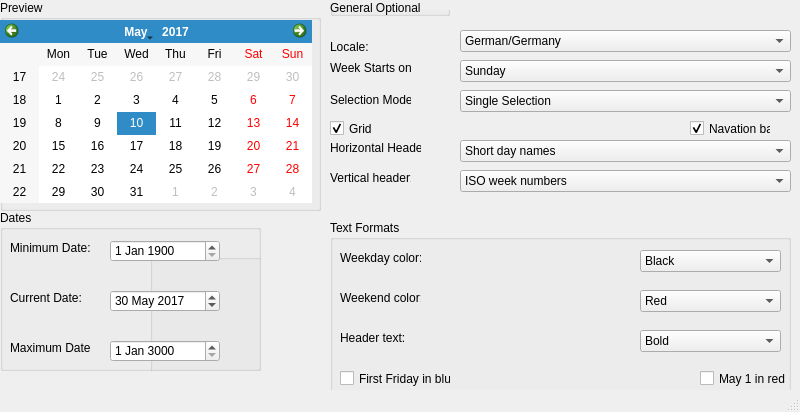
<?xml version="1.0" encoding="UTF-8"?>
<ui version="4.0">
 <class>MainWindow</class>
 <widget class="QMainWindow" name="MainWindow">
  <property name="geometry">
   <rect>
    <x>0</x>
    <y>0</y>
    <width>800</width>
    <height>412</height>
   </rect>
  </property>
  <property name="windowTitle">
   <string>MainWindow</string>
  </property>
  <widget class="QWidget" name="centralwidget">
   <widget class="QGroupBox" name="groupBox">
    <property name="geometry">
     <rect>
      <x>0</x>
      <y>0</y>
      <width>321</width>
      <height>211</height>
     </rect>
    </property>
    <property name="title">
     <string>Preview</string>
    </property>
   </widget>
   <widget class="QCalendarWidget" name="calendarWidget">
    <property name="geometry">
     <rect>
      <x>0</x>
      <y>20</y>
      <width>312</width>
      <height>183</height>
     </rect>
    </property>
    <property name="selectedDate">
     <date>
      <year>2017</year>
      <month>5</month>
      <day>10</day>
     </date>
    </property>
   </widget>
   <widget class="QGroupBox" name="groupBox_2">
    <property name="geometry">
     <rect>
      <x>330</x>
      <y>0</y>
      <width>120</width>
      <height>16</height>
     </rect>
    </property>
    <property name="title">
     <string>General Optional</string>
    </property>
   </widget>
   <widget class="QLabel" name="label">
    <property name="geometry">
     <rect>
      <x>330</x>
      <y>40</y>
      <width>47</width>
      <height>13</height>
     </rect>
    </property>
    <property name="text">
     <string>Locale:</string>
    </property>
   </widget>
   <widget class="QLabel" name="label_2">
    <property name="geometry">
     <rect>
      <x>330</x>
      <y>60</y>
      <width>81</width>
      <height>16</height>
     </rect>
    </property>
    <property name="text">
     <string>Week Starts on:</string>
    </property>
   </widget>
   <widget class="QLabel" name="label_3">
    <property name="geometry">
     <rect>
      <x>330</x>
      <y>90</y>
      <width>81</width>
      <height>20</height>
     </rect>
    </property>
    <property name="text">
     <string>Selection Mode:</string>
    </property>
   </widget>
   <widget class="QLabel" name="label_4">
    <property name="geometry">
     <rect>
      <x>330</x>
      <y>140</y>
      <width>91</width>
      <height>16</height>
     </rect>
    </property>
    <property name="text">
     <string>Horizontal Header:</string>
    </property>
   </widget>
   <widget class="QLabel" name="label_5">
    <property name="geometry">
     <rect>
      <x>330</x>
      <y>170</y>
      <width>81</width>
      <height>16</height>
     </rect>
    </property>
    <property name="text">
     <string>Vertical header:</string>
    </property>
   </widget>
   <widget class="QCheckBox" name="checkBox">
    <property name="geometry">
     <rect>
      <x>330</x>
      <y>120</y>
      <width>70</width>
      <height>17</height>
     </rect>
    </property>
    <property name="text">
     <string>Grid</string>
    </property>
    <property name="checkable">
     <bool>true</bool>
    </property>
    <property name="checked">
     <bool>true</bool>
    </property>
   </widget>
   <widget class="QCheckBox" name="checkBox_2">
    <property name="geometry">
     <rect>
      <x>690</x>
      <y>120</y>
      <width>81</width>
      <height>17</height>
     </rect>
    </property>
    <property name="text">
     <string>Navation bar</string>
    </property>
    <property name="checked">
     <bool>true</bool>
    </property>
   </widget>
   <widget class="QComboBox" name="comboBox">
    <property name="geometry">
     <rect>
      <x>460</x>
      <y>30</y>
      <width>331</width>
      <height>22</height>
     </rect>
    </property>
    <item>
     <property name="text">
      <string>German/Germany</string>
     </property>
    </item>
   </widget>
   <widget class="QComboBox" name="comboBox_2">
    <property name="geometry">
     <rect>
      <x>460</x>
      <y>60</y>
      <width>331</width>
      <height>22</height>
     </rect>
    </property>
    <item>
     <property name="text">
      <string>Sunday</string>
     </property>
    </item>
   </widget>
   <widget class="QComboBox" name="comboBox_3">
    <property name="geometry">
     <rect>
      <x>460</x>
      <y>90</y>
      <width>331</width>
      <height>22</height>
     </rect>
    </property>
    <item>
     <property name="text">
      <string>Single Selection</string>
     </property>
    </item>
   </widget>
   <widget class="QComboBox" name="comboBox_4">
    <property name="geometry">
     <rect>
      <x>460</x>
      <y>140</y>
      <width>331</width>
      <height>22</height>
     </rect>
    </property>
    <item>
     <property name="text">
      <string>Short day names</string>
     </property>
    </item>
   </widget>
   <widget class="QComboBox" name="comboBox_5">
    <property name="geometry">
     <rect>
      <x>460</x>
      <y>170</y>
      <width>331</width>
      <height>22</height>
     </rect>
    </property>
    <item>
     <property name="text">
      <string>ISO week numbers</string>
     </property>
    </item>
   </widget>
   <widget class="QGroupBox" name="groupBox_3">
    <property name="geometry">
     <rect>
      <x>0</x>
      <y>210</y>
      <width>261</width>
      <height>161</height>
     </rect>
    </property>
    <property name="title">
     <string>Dates</string>
    </property>
    <widget class="QGroupBox" name="groupBox_4">
     <property name="geometry">
      <rect>
       <x>150</x>
       <y>30</y>
       <width>261</width>
       <height>161</height>
      </rect>
     </property>
     <property name="title">
      <string>Dates</string>
     </property>
    </widget>
   </widget>
   <widget class="QLabel" name="label_6">
    <property name="geometry">
     <rect>
      <x>10</x>
      <y>240</y>
      <width>81</width>
      <height>16</height>
     </rect>
    </property>
    <property name="text">
     <string>Minimum Date:</string>
    </property>
   </widget>
   <widget class="QLabel" name="label_7">
    <property name="geometry">
     <rect>
      <x>10</x>
      <y>290</y>
      <width>81</width>
      <height>16</height>
     </rect>
    </property>
    <property name="text">
     <string>Current Date:</string>
    </property>
   </widget>
   <widget class="QLabel" name="label_8">
    <property name="geometry">
     <rect>
      <x>10</x>
      <y>340</y>
      <width>81</width>
      <height>16</height>
     </rect>
    </property>
    <property name="text">
     <string>Maximum Date:</string>
    </property>
   </widget>
   <widget class="QDateEdit" name="dateEdit">
    <property name="geometry">
     <rect>
      <x>110</x>
      <y>240</y>
      <width>110</width>
      <height>22</height>
     </rect>
    </property>
    <property name="date">
     <date>
      <year>1900</year>
      <month>1</month>
      <day>1</day>
     </date>
    </property>
   </widget>
   <widget class="QDateEdit" name="dateEdit_2">
    <property name="geometry">
     <rect>
      <x>110</x>
      <y>290</y>
      <width>110</width>
      <height>22</height>
     </rect>
    </property>
    <property name="date">
     <date>
      <year>2017</year>
      <month>5</month>
      <day>30</day>
     </date>
    </property>
   </widget>
   <widget class="QDateEdit" name="dateEdit_3">
    <property name="geometry">
     <rect>
      <x>110</x>
      <y>340</y>
      <width>110</width>
      <height>22</height>
     </rect>
    </property>
    <property name="date">
     <date>
      <year>3000</year>
      <month>1</month>
      <day>1</day>
     </date>
    </property>
   </widget>
   <widget class="QGroupBox" name="groupBox_5">
    <property name="geometry">
     <rect>
      <x>330</x>
      <y>220</y>
      <width>461</width>
      <height>221</height>
     </rect>
    </property>
    <property name="title">
     <string>Text Formats</string>
    </property>
    <widget class="QLabel" name="label_9">
     <property name="geometry">
      <rect>
       <x>10</x>
       <y>30</y>
       <width>81</width>
       <height>16</height>
      </rect>
     </property>
     <property name="text">
      <string>Weekday color:</string>
     </property>
    </widget>
    <widget class="QLabel" name="label_10">
     <property name="geometry">
      <rect>
       <x>10</x>
       <y>70</y>
       <width>81</width>
       <height>16</height>
      </rect>
     </property>
     <property name="text">
      <string>Weekend color:</string>
     </property>
    </widget>
    <widget class="QLabel" name="label_11">
     <property name="geometry">
      <rect>
       <x>10</x>
       <y>110</y>
       <width>81</width>
       <height>16</height>
      </rect>
     </property>
     <property name="text">
      <string>Header text:</string>
     </property>
    </widget>
    <widget class="QComboBox" name="comboBox_6">
     <property name="geometry">
      <rect>
       <x>310</x>
       <y>30</y>
       <width>141</width>
       <height>22</height>
      </rect>
     </property>
     <item>
      <property name="text">
       <string>Black</string>
      </property>
     </item>
    </widget>
    <widget class="QComboBox" name="comboBox_7">
     <property name="geometry">
      <rect>
       <x>310</x>
       <y>70</y>
       <width>141</width>
       <height>22</height>
      </rect>
     </property>
     <item>
      <property name="text">
       <string>Red</string>
      </property>
     </item>
    </widget>
    <widget class="QComboBox" name="comboBox_8">
     <property name="geometry">
      <rect>
       <x>310</x>
       <y>110</y>
       <width>141</width>
       <height>22</height>
      </rect>
     </property>
     <item>
      <property name="text">
       <string>Bold</string>
      </property>
     </item>
    </widget>
    <widget class="QCheckBox" name="checkBox_3">
     <property name="geometry">
      <rect>
       <x>10</x>
       <y>150</y>
       <width>111</width>
       <height>17</height>
      </rect>
     </property>
     <property name="text">
      <string>First Friday in blue</string>
     </property>
    </widget>
    <widget class="QCheckBox" name="checkBox_4">
     <property name="geometry">
      <rect>
       <x>370</x>
       <y>150</y>
       <width>111</width>
       <height>17</height>
      </rect>
     </property>
     <property name="text">
      <string>May 1 in red</string>
     </property>
    </widget>
   </widget>
  </widget>
  <widget class="QStatusBar" name="statusbar"/>
 </widget>
 <resources/>
 <connections/>
</ui>
